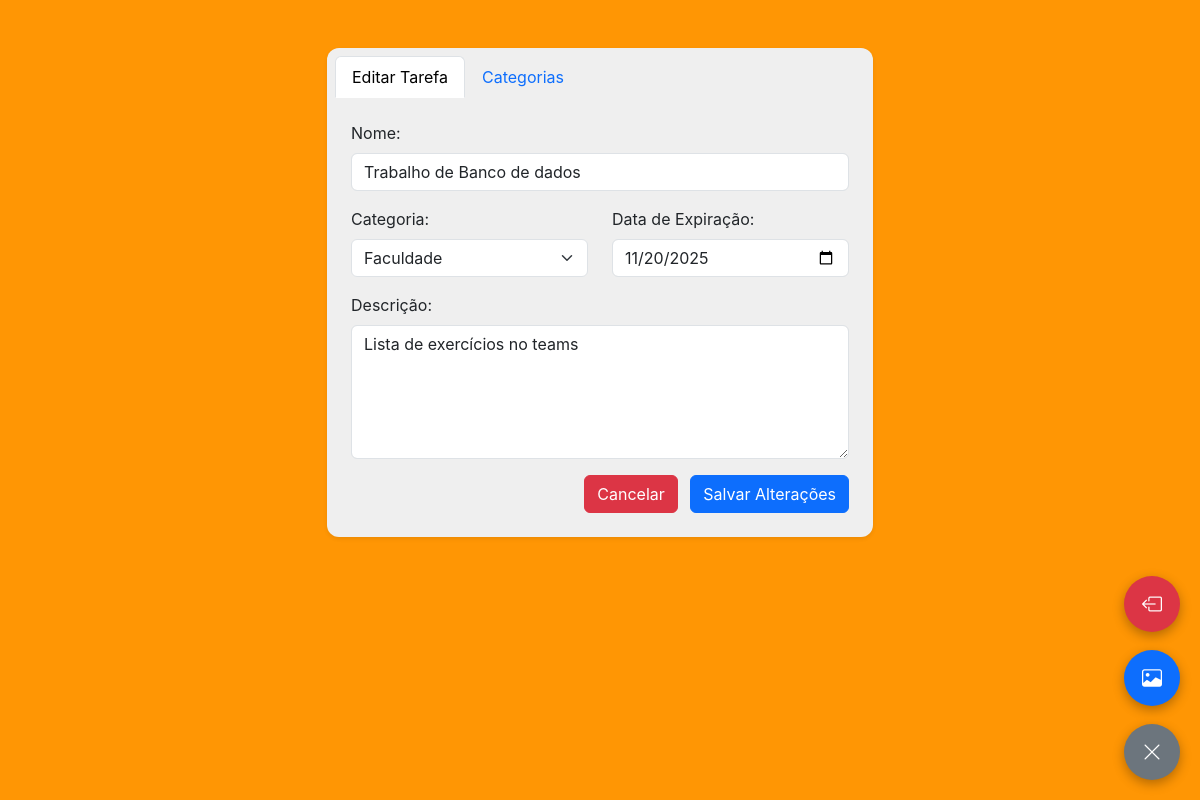
/Site/View/edita_tarefa.php?id=49 (signed in), run on the app's committed database.
### tables this page shows
CREATE TABLE IF NOT EXISTS `tarefa` (
  `id` int(11) NOT NULL AUTO_INCREMENT,
  `nome` varchar(100) DEFAULT NULL,
  `data_expiracao` date DEFAULT NULL,
  `data_conclusao` date DEFAULT NULL,
  `descricao` varchar(255) DEFAULT NULL,
  `fk_usuario_id` int(11) DEFAULT NULL,
  `fk_categoria_id` int(11) DEFAULT NULL,
  `fk_estado_id` int(11) DEFAULT 1,
  PRIMARY KEY (`id`),
  KEY `FK_tarefa_2` (`fk_usuario_id`),
  KEY `FK_tarefa_4` (`fk_estado_id`),
  KEY `FK_tarefa_3` (`fk_categoria_id`),
  CONSTRAINT `FK_tarefa_2` FOREIGN KEY (`fk_usuario_id`) REFERENCES `usuario` (`id`) ON DELETE CASCADE,
  CONSTRAINT `FK_tarefa_3` FOREIGN KEY (`fk_categoria_id`) REFERENCES `categoria` (`id`) ON DELETE SET NULL,
  CONSTRAINT `FK_tarefa_4` FOREIGN KEY (`fk_estado_id`) REFERENCES `estado` (`id`)
);

### Site/Model/Tarefa.php (called while the page is built, shortened)
<?php
class Tarefa
{
    private $conn;
    private $tabela_tarefa = "tarefa";
    public $id;
    public $fk_usuario_id;
    public function __construct($db)
    {
        $this->conn = $db;
    }
    public function buscaID()
    {
        $query = "SELECT
                    t.*,
                    c.nome as nome_categoria
                  FROM
                    " . $this->tabela_tarefa . " t
                    LEFT JOIN categoria c ON t.fk_categoria_id = c.id
                  WHERE
                    t.id = ? AND t.fk_usuario_id = ?
                  LIMIT 1";
        $stmt = $this->conn->prepare($query);
        $stmt->bind_param("ii", $this->id, $this->fk_usuario_id);
        $stmt->execute();
        $res = $stmt->get_result();
        if ($res->num_rows == 1) {
            $row = $res->fetch_assoc();
            return $row;
        }
        return false;
    }
}

### Site/Model/Categoria.php (called while the page is built, shortened)
<?php
class Categoria
{
    private $conn;
    private $tabela_categoria = "categoria";
    public $fk_usuario_id;
    public function __construct($db)
    {
        $this->conn = $db;
    }
    public function listar()
    {
        $query = "SELECT * FROM " . $this->tabela_categoria . " WHERE fk_usuario_id = ? ORDER BY nome";
        $stmt = $this->conn->prepare($query);
        $stmt->bind_param("i", $this->fk_usuario_id);
        $stmt->execute();
        $resultado = $stmt->get_result();
        return $resultado;
    }
}

### Site/View/edita_tarefa.php (the view, shortened to what this page needs)
<?php
require_once('../Model/Tarefa.php');
require_once('../Model/Categoria.php');
$database = new Database();
$db = $database->getConnection();
$tarefa = new Tarefa($db);
$categoria = new Categoria($db);
$usuario_id = $_SESSION['id'];
$tarefa->fk_usuario_id = $usuario_id;
$categoria->fk_usuario_id = $usuario_id;
$resultadoCategorias = $categoria->listar();
$listaCategoriasArray = [];
while ($row = $resultadoCategorias->fetch_assoc()) {
    $listaCategoriasArray[] = $row;
}
$tarefa->id = $_GET['id'];
$dadosTarefa = $tarefa->buscaID();
?>
<!DOCTYPE html>
<html lang="pt-br">
<head>
    <link href="https://cdn.jsdelivr.net/npm/bootstrap@5.3.3/dist/css/bootstrap.min.css" rel="stylesheet">
    <link rel="stylesheet" href="https://cdn.jsdelivr.net/npm/bootstrap-icons@1.11.3/font/bootstrap-icons.min.css">
    <link rel="stylesheet" href="../css/style.css">
</head>
<body>
    <div class="floating-buttons">
        <button id="logoutBtn" class="btn btn-danger btn-floating mb-2" title="Sair">
            <i class="bi bi-box-arrow-left"></i>
        </button>
        <label for="uploadBackground" class="btn btn-primary btn-floating mb-2" title="Mudar Fundo">
            <i class="bi bi-image"></i>
        </label>
        <button id="removeBackground" class="btn btn-secondary btn-floating" title="Remover Fundo">
            <i class="bi bi-x-lg"></i>
        </button>
    </div>
    <div class="container py-5">
        <div class="row justify-content-center">
            <div class="col-md-6">
                <div class="card shadow-sm border-0 task-card">
                    <div class="card-header bg-transparent border-bottom-0">
                        <ul class="nav nav-tabs card-header-tabs" id="myTab" role="tablist">
                            <li class="nav-item" role="presentation">
                                <button class="nav-link active" id="editar-tab" data-bs-toggle="tab" data-bs-target="#editar-pane" type="button" role="tab" aria-controls="editar-pane" aria-selected="true">
                                    Editar Tarefa
                                </button>
                            </li>
                            <li class="nav-item" role="presentation">
                                <button class="nav-link" id="categorias-tab" data-bs-toggle="tab" data-bs-target="#categorias-pane" type="button" role="tab" aria-controls="categorias-pane" aria-selected="false">
                                    Categorias
                                </button>
                            </li>
                        </ul>
                    </div>
                    <div class="card-body p-4">
                        <div class="tab-content" id="myTabContent">
                            <div class="tab-pane fade show active" id="editar-pane" role="tabpanel" aria-labelledby="editar-tab">
                                <form action="../Controller/editar_tarefa.php" method="POST">
                                    <div class="mb-3">
                                        <label for="taskName" class="form-label">Nome:</label>
                                        <input type="text" class="form-control" id="taskName" name="nome" value="<?php echo htmlspecialchars($dadosTarefa['nome']); ?>" required>
                                    </div>
                                    <div class="row mb-3">
                                        <div class="col-md-6">
                                            <label for="taskCategory" class="form-label">Categoria:</label>
                                            <select class="form-select" id="taskCategory" name="fk_categoria_id">
                                                <?php foreach ($listaCategoriasArray as $row_cat) :
                                                    $selected = ($row_cat['id'] == $dadosTarefa['fk_categoria_id']) ? 'selected' : '';
                                                ?>
                                                    <option value="<?php echo $row_cat['id']; ?>" <?php echo $selected; ?>><?php echo htmlspecialchars($row_cat['nome']); ?></option>
                                                <?php endforeach; ?>
                                            </select>
                                        </div>
                                        <div class="col-md-6">
                                            <label for="taskDate" class="form-label">Data de Expiração:</label>
                                            <input type="date" class="form-control" id="taskDate" name="data" value="<?php echo $dadosTarefa['data_expiracao']; ?>">
                                        </div>
                                    </div>
                                    <div class="mb-3">
                                        <label for="taskDescription" class="form-label">Descrição:</label>
                                        <textarea class="form-control" id="taskDescription" name="descricao" rows="5"><?php echo htmlspecialchars($dadosTarefa['descricao']); ?></textarea>
                                    </div>
                                    <div class="text-end mt-3">
                                        <a href="Inicio.php" class="btn btn-danger">Cancelar</a>
                                        <button type="submit" class="btn btn-primary ms-2">Salvar Alterações</button>
                                    </div>
                                </form>
                            </div>
                        </div>
                    </div>
                </div>
            </div>
        </div>
    </div>
</body>
</html>

### Site/css/style.css (style rules this page uses)
body { background-color: #FF9604; min-height: 100vh; font-family: -apple-system, BlinkMacSystemFont, 'Segoe UI', Roboto, sans-serif; padding: 0; margin: 0; }
.floating-buttons { position: fixed; bottom: 20px; right: 20px; display: flex; flex-direction: column; gap: 10px; z-index: 1000; }
.btn-floating { width: 56px; height: 56px; border-radius: 50%; display: flex; align-items: center; justify-content: center; font-size: 20px; box-shadow: 0 4px 12px rgba(0, 0, 0, 0.3); border: none; cursor: pointer; transition: all 0.3s ease; }
.btn-floating i { margin: 0; }
.card { border-radius: 12px; border: none; }
.task-card { background-color: #EFEFEF; }
.btn { transition: all 0.2s ease; }

### data on the page
tarefa: nome "Trabalho de Banco de dados", data "11/20/2025", descricao "Lista de exercícios no teams"

### other printed values
form field fk_categoria_id "Faculdade"
